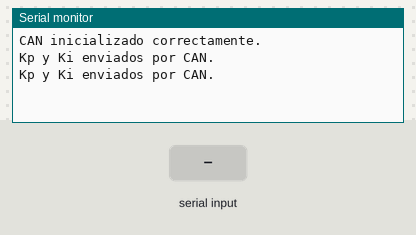
Bench run of a program on a simulated ESP32. Shown: the last lines printed to the serial monitor. The test bench sets the inputs (shaded band). No CAN messages arrive unless stated.

Above: at 2.2 s.
2.3 s: "KP\n" received over Serial
At 2.9 s:
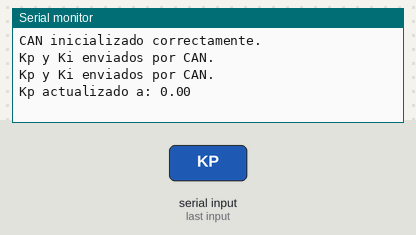
3.8 s: "KI\n" received over Serial
At 3.96 s:
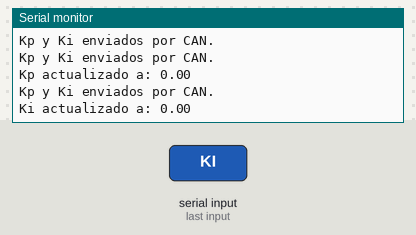
5.3 s: "90,45\n" received over Serial
At 5.8 s:
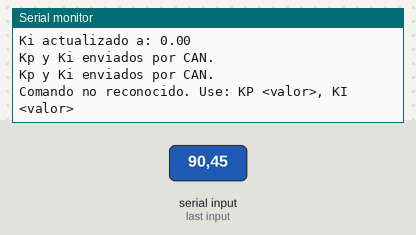

The program:

main.cpp
```cpp
#include <Arduino.h>
#include "driver/twai.h"

// Pines para CAN
#define CAN_TX_PIN GPIO_NUM_5
#define CAN_RX_PIN GPIO_NUM_4

// Variables globales
float Kp = 0.5;          // Ganancia proporcional inicial
float Ki = 0.1;          // Ganancia integral inicial

// Prototipos de funciones
void CAN_TX_Task(void *pvParameters);
void CAN_RX_Task(void *pvParameters);
void Serial_Task(void *pvParameters);

void setup() {
  Serial.begin(115200);
  delay(1000);

  // Inicializar el bus CAN
  twai_general_config_t g_config = TWAI_GENERAL_CONFIG_DEFAULT(CAN_TX_PIN, CAN_RX_PIN, TWAI_MODE_NORMAL);
  twai_timing_config_t t_config = TWAI_TIMING_CONFIG_500KBITS();
  twai_filter_config_t f_config = TWAI_FILTER_CONFIG_ACCEPT_ALL();

  if (twai_driver_install(&g_config, &t_config, &f_config) == ESP_OK && twai_start() == ESP_OK) {
    Serial.println("CAN inicializado correctamente.");
  } else {
    Serial.println("Error al iniciar CAN.");
    while (true);
  }

  // Crear tareas
  xTaskCreatePinnedToCore(CAN_TX_Task, "CAN_TX", 4096, NULL, 1, NULL, 0);  // Núcleo 0
  xTaskCreatePinnedToCore(CAN_RX_Task, "CAN_RX", 4096, NULL, 1, NULL, 0);  // Núcleo 0
  xTaskCreatePinnedToCore(Serial_Task, "Serial", 4096, NULL, 1, NULL, 1);  // Núcleo 1
}

void loop() {
  // El loop principal queda vacío, ya que las tareas manejan la lógica
  vTaskDelay(pdMS_TO_TICKS(1000));
}

// Tarea para enviar datos por CAN
void CAN_TX_Task(void *pvParameters) {
  while (true) {
    twai_message_t message;
    message.identifier = 0x101; // ID del mensaje
    message.flags = TWAI_MSG_FLAG_NONE;
    message.data_length_code = 2; // Solo se envían Kp y Ki

    // Enviar Kp y Ki
    message.data[0] = static_cast<uint8_t>(Kp * 100); // Convertir a formato fijo
    message.data[1] = static_cast<uint8_t>(Ki * 100); // Convertir a formato fijo

    if (twai_transmit(&message, pdMS_TO_TICKS(1000)) == ESP_OK) {
      Serial.println("Kp y Ki enviados por CAN.");
    } else {
      Serial.println("Error al enviar Kp y Ki por CAN.");
    }

    vTaskDelay(pdMS_TO_TICKS(1000)); // Enviar cada 1 segundo
  }
}

// Tarea para recibir datos por CAN
void CAN_RX_Task(void *pvParameters) {
  while (true) {
    twai_message_t message;
    if (twai_receive(&message, pdMS_TO_TICKS(100)) == ESP_OK) {
      if (message.data_length_code == 4) {
        int16_t barraVoltage = message.data[0] | (message.data[1] << 8);
        int duty = message.data[2] | (message.data[3] << 8);

        Serial.print("Voltaje de barra recibido: ");
        Serial.println(barraVoltage);
        Serial.print("Duty cycle recibido: ");
        Serial.println(duty);
      }
    }
    vTaskDelay(pdMS_TO_TICKS(10));
  }
}

// Tarea para manejar la comunicación serial
void Serial_Task(void *pvParameters) {
  while (true) {
    if (Serial.available()) {
      String input = Serial.readStringUntil('\n');
      input.trim();

      if (input.startsWith("KP")) {
        Kp = input.substring(3).toFloat();
        Serial.print("Kp actualizado a: ");
        Serial.println(Kp);
      } else if (input.startsWith("KI")) {
        Ki = input.substring(3).toFloat();
        Serial.print("Ki actualizado a: ");
        Serial.println(Ki);
      } else {
        Serial.println("Comando no reconocido. Use: KP <valor>, KI <valor>");
      }
    }
    vTaskDelay(pdMS_TO_TICKS(100));
  }
}
```

Measured:
- after the input at 2.3 s, the serial monitor: prints a new line at once (image 1)
- after the input at 3.8 s, the serial monitor: prints a new line at once (image 2)
- after the input at 5.3 s, the serial monitor: prints a new line at once (image 3)
